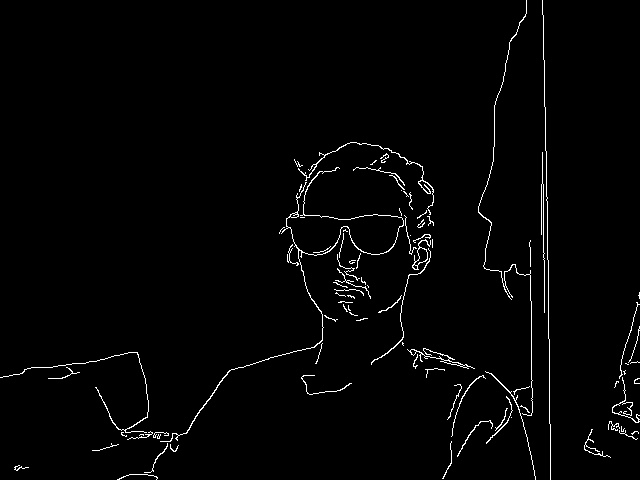
#> input picture src/Trabalhos/OpenCV/captures/frame_capture_228002410651055.jpg, 640 x 480 px
$ python -i image_processor.py   (imports and definitions only)
#> lines starting #> are read from the running program, lines starting #| are printed output that depends on the picture
"""
Módulo com a lógica de processamento de imagem
"""
import cv2
import numpy as np


# [77 lines left out: functions apply_smoothing_filter, apply_enhancement_filter, apply_canny_filter, apply_inversion_filter, apply_thresholding, apply_erosion and 2 more, not called in this run]


def select_channel(image, channel='R'):
    """Exibe um único canal de cor (R, G ou B)."""
    if image is None or image.ndim < 3:
        return image

    # Canais no OpenCV são geralmente BGR
    b, g, r = cv2.split(image)

    if channel.upper() == 'R':
        target_channel = r
    elif channel.upper() == 'G':
        target_channel = g
    elif channel.upper() == 'B':
        target_channel = b
    else:
        return image

    zero_channel = np.zeros_like(target_channel)

    if channel.upper() == 'R':
        # Cria uma imagem onde apenas o canal R tem intensidade
        result_image = cv2.merge([zero_channel, zero_channel, target_channel])
    elif channel.upper() == 'G':
        result_image = cv2.merge([zero_channel, target_channel, zero_channel])
    else:  # B
        result_image = cv2.merge([target_channel, zero_channel, zero_channel])

    return result_image


# [46 lines left out: functions ensure_same_size, apply_add, apply_sub, apply_blend, not called in this run]

>>> import cv2
>>> picture = cv2.imread('captures/frame_capture_228002410651055.jpg')
#> picture is the input picture: shape (480, 640, 3); min 0, max 255, mean 4.8
>>> result = select_channel(picture)
#> in select_channel, `result_image = cv2.merge([zero_channel, zero_channel, target_channel])`:
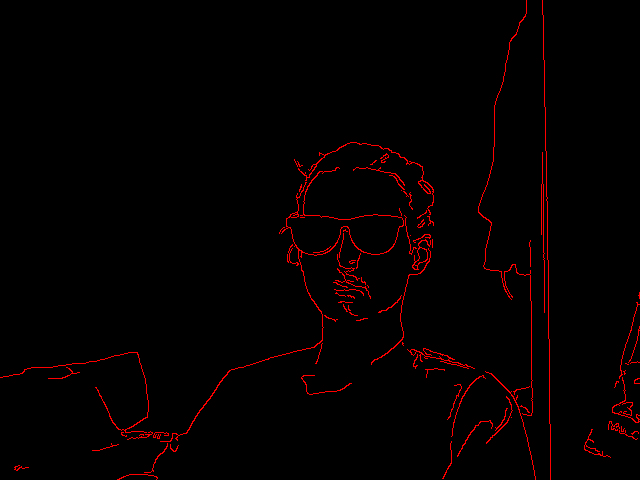
#> result_image: shape (480, 640, 3); mean of channels 0, 1, 2 0, 0, 4.8; drawn as B, G, R

$ run again, on src/Trabalhos/OpenCV/captures/frame_capture_228004734068685.jpg
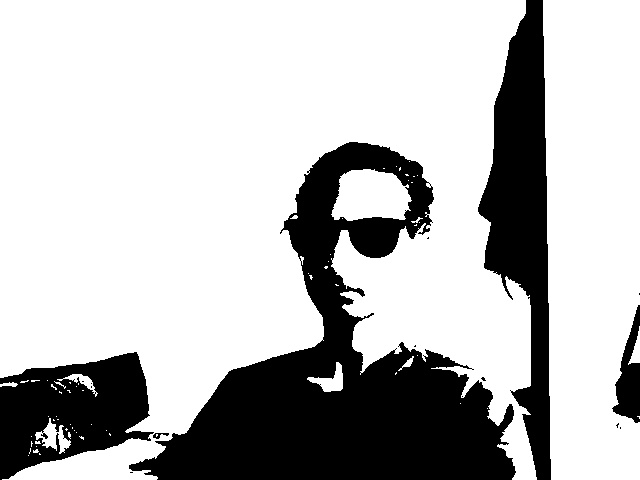
#> input picture src/Trabalhos/OpenCV/captures/frame_capture_228004734068685.jpg, 640 x 480 px
#> picture is the input picture: shape (480, 640, 3); min 0, max 255, mean 187.5
#> in select_channel, `result_image = cv2.merge([zero_channel, zero_channel, target_channel])`:
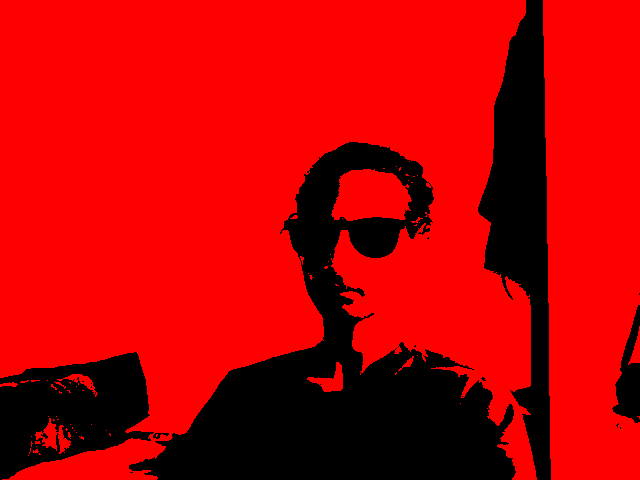
#> result_image: shape (480, 640, 3); mean of channels 0, 1, 2 0, 0, 187.5; drawn as B, G, R

$ run again, on src/Trabalhos/OpenCV/captures/frame_capture_228008952678436.jpg
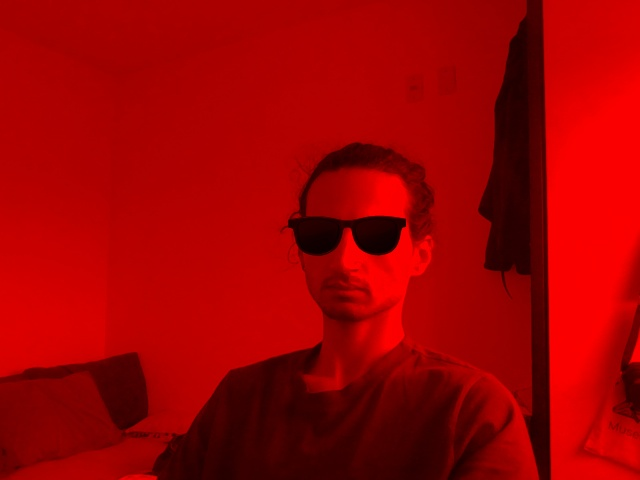
#> input picture src/Trabalhos/OpenCV/captures/frame_capture_228008952678436.jpg, 640 x 480 px
#> picture is the input picture: shape (480, 640, 3); mean B, G, R 0.5, 0.4, 159.4
#> in select_channel, `b, g, r = cv2.split(image)`:
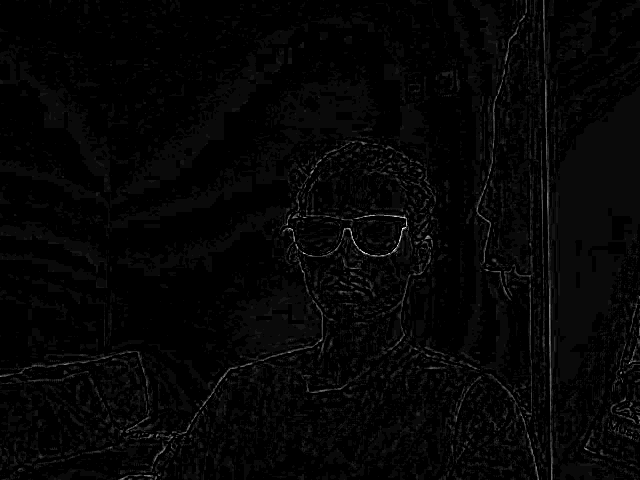
#> b: shape (480, 640); min 0, max 24, mean 0.5; drawn with min black and max white
#> in select_channel, `b, g, r = cv2.split(image)`:
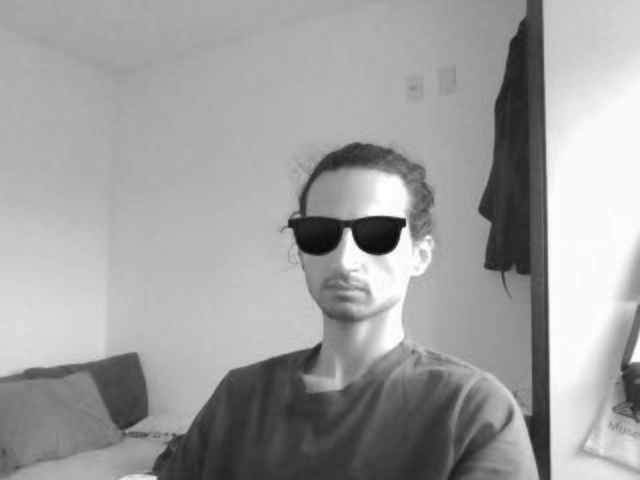
#> r: shape (480, 640); min 9, max 255, mean 159.4

$ run again, on src/Trabalhos/OpenCV/captures/frame_capture_228036218092416.jpg
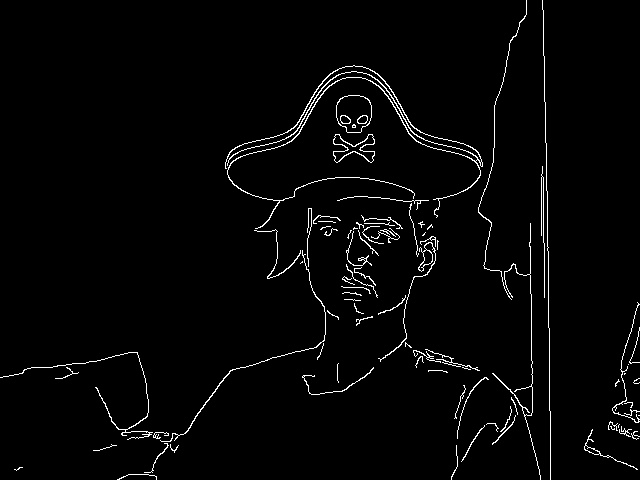
#> input picture src/Trabalhos/OpenCV/captures/frame_capture_228036218092416.jpg, 640 x 480 px
#> picture is the input picture: shape (480, 640, 3); min 0, max 255, mean 6.2
#> in select_channel, `result_image = cv2.merge([zero_channel, zero_channel, target_channel])`:
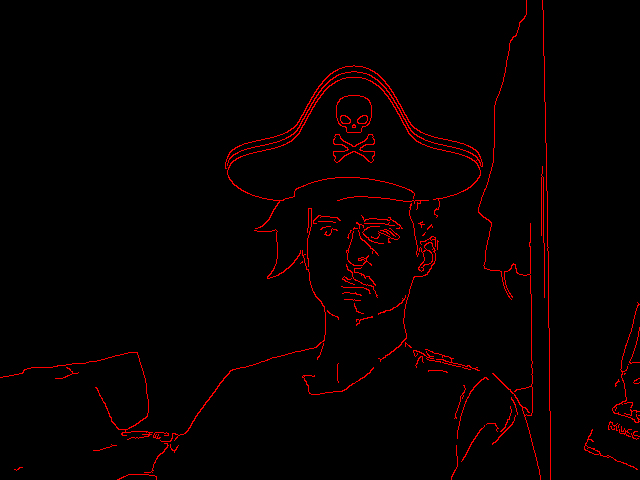
#> result_image: shape (480, 640, 3); mean of channels 0, 1, 2 0, 0, 6.2; drawn as B, G, R
